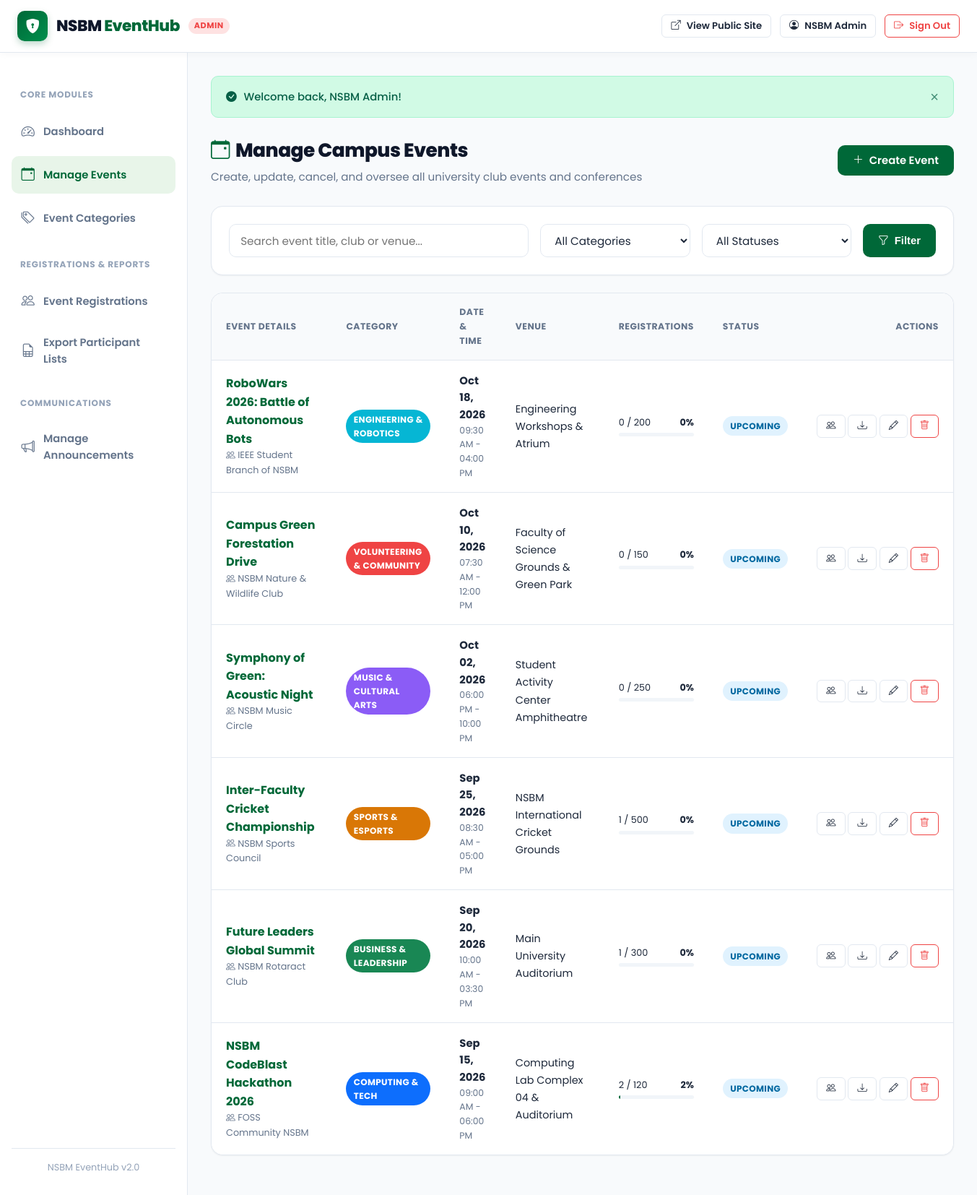
/admin/events.php (signed in), run on the app's committed database.
### tables this page shows
CREATE TABLE events (
    id INT AUTO_INCREMENT PRIMARY KEY,
    category_id INT NOT NULL,
    title VARCHAR(200) NOT NULL,
    club_name VARCHAR(150) NOT NULL,
    description TEXT NOT NULL,
    venue VARCHAR(200) NOT NULL,
    event_date DATE NOT NULL,
    start_time TIME NOT NULL,
    end_time TIME NOT NULL,
    capacity INT NOT NULL DEFAULT 100,
    banner_image VARCHAR(255) NULL,
    status ENUM('upcoming', 'ongoing', 'completed', 'cancelled') NOT NULL DEFAULT 'upcoming',
    created_by INT NOT NULL,
    created_at TIMESTAMP DEFAULT CURRENT_TIMESTAMP,
    CONSTRAINT fk_event_category FOREIGN KEY (category_id) REFERENCES categories(id) ON DELETE CASCADE,
    CONSTRAINT fk_event_creator FOREIGN KEY (created_by) REFERENCES users(id) ON DELETE CASCADE
);

CREATE TABLE categories (
    id INT AUTO_INCREMENT PRIMARY KEY,
    name VARCHAR(100) NOT NULL UNIQUE,
    description TEXT NULL,
    icon VARCHAR(50) NOT NULL DEFAULT 'bi-bookmark',
    color_code VARCHAR(20) NOT NULL DEFAULT '#006838',
    created_at TIMESTAMP DEFAULT CURRENT_TIMESTAMP
);

### config/database.php (called while the page is built, shortened)
<?php
function formatDate($dateString) {
    $timestamp = strtotime($dateString);
    return date('M d, Y', $timestamp);
}
function formatTime($timeString) {
    $timestamp = strtotime($timeString);
    return date('h:i A', $timestamp);
}
function getBaseUrl() {
    $scriptName = str_replace('\\', '/', $_SERVER['SCRIPT_NAME'] ?? '');
    $dir = str_replace('\\', '/', dirname($scriptName));
    if (strpos($dir, '/admin') !== false) {
        $dir = str_replace('\\', '/', dirname($dir));
    }
    $trimmed = trim($dir, '/');
    return $trimmed === '' ? '/' : '/' . $trimmed . '/';
}
function getStatusBadgeClass($status) {
    switch (strtolower($status)) {
        case 'upcoming':
            return 'badge-upcoming';
    }
}

### admin/events.php (the view, shortened to what this page needs)
<?php
require_once __DIR__ . '/header.php';
$pdo = getDbConnection();
$search = isset($_GET['search']) ? trim($_GET['search']) : '';
$query = "
    SELECT e.*, c.name as category_name, c.color_code as category_color,
           (SELECT COUNT(*) FROM registrations r WHERE r.event_id = e.id AND r.status != 'cancelled') as registered_count
    FROM events e
    JOIN categories c ON e.category_id = c.id
    WHERE 1=1
";
$params = [];
$query .= " ORDER BY e.event_date DESC, e.start_time ASC";
$stmt = $pdo->prepare($query);
$stmt->execute($params);
$events = $stmt->fetchAll();
?>
<div class="section-header">
    <div>
        <h1 class="section-title"><i class="bi bi-calendar-event"></i> Manage Campus Events</h1>
        <p class="section-subtitle">Create, update, cancel, and oversee all university club events and conferences</p>
    </div>
    <div style="display: flex; gap: 0.75rem;">
        <a href="<?php echo $baseUrl; ?>admin/event_add.php" class="btn btn-primary">
            <i class="bi bi-plus-lg"></i> Create Event
        </a>
    </div>
</div>
<div class="card" style="margin-bottom: 1.5rem;">
    <div class="card-body">
        <form action="<?php echo $baseUrl; ?>admin/events.php" method="GET" style="display: flex; gap: 1rem; flex-wrap: wrap;">
            <div style="flex: 2; min-width: 200px;">
                <input type="text" name="search" class="form-control" placeholder="Search event title, club or venue..." value="<?php echo htmlspecialchars($search); ?>">
            </div>
            <div style="flex: 1; min-width: 160px;">
                <select name="category" class="form-control">
                    <option value="">All Categories</option>
                </select>
            </div>
            <div style="flex: 1; min-width: 140px;">
                <select name="status" class="form-control">
                    <option value="">All Statuses</option>
                </select>
            </div>
            <button type="submit" class="btn btn-primary">
                <i class="bi bi-funnel"></i> Filter
            </button>
        </form>
    </div>
</div>
<div class="card">
    <div class="card-body" style="padding: 0;">
        <?php if (empty($events)): ?>
            <div style="text-align: center; padding: 3rem 1.5rem; color: var(--text-muted);">
                <i class="bi bi-calendar-x" style="font-size: 2.5rem; display: block; margin-bottom: 0.75rem;"></i>
                <h4>No Events Found</h4>
                <p>No events match the selected criteria.</p>
            </div>
        <?php else: ?>
            <div class="table-responsive" style="border: none; box-shadow: none;">
                <table class="table">
                    <thead>
                        <tr>
                            <th>Event Details</th>
                            <th>Category</th>
                            <th>Date & Time</th>
                            <th>Venue</th>
                            <th>Registrations</th>
                            <th>Status</th>
                            <th style="text-align: right;">Actions</th>
                        </tr>
                    </thead>
                    <tbody>
                        <?php foreach ($events as $evt):
                            $fillPct = min(100, round(($evt['registered_count'] / $evt['capacity']) * 100));
                        ?>
                            <tr>
                                <td>
                                    <div style="font-weight: 700; font-size: 1rem; color: var(--secondary);">
                                        <a href="<?php echo $baseUrl; ?>event_details.php?id=<?php echo $evt['id']; ?>" target="_blank">
                                            <?php echo htmlspecialchars($evt['title']); ?>
                                        </a>
                                    </div>
                                    <div style="font-size: 0.8rem; color: var(--text-muted);">
                                        <i class="bi bi-people"></i> <?php echo htmlspecialchars($evt['club_name']); ?>
                                    </div>
                                </td>
                                <td>
                                    <span class="badge" style="background: <?php echo htmlspecialchars($evt['category_color']); ?>; color: #fff;">
                                        <?php echo htmlspecialchars($evt['category_name']); ?>
                                    </span>
                                </td>
                                <td>
                                    <strong><?php echo formatDate($evt['event_date']); ?></strong>
                                    <div style="font-size: 0.775rem; color: var(--text-muted);">
                                        <?php echo formatTime($evt['start_time']); ?> - <?php echo formatTime($evt['end_time']); ?>
                                    </div>
                                </td>
                                <td>
                                    <span style="font-size: 0.9rem;"><?php echo htmlspecialchars($evt['venue']); ?></span>
                                </td>
                                <td style="min-width: 140px;">
                                    <div style="display: flex; justify-content: space-between; font-size: 0.8rem; margin-bottom: 0.25rem;">
                                        <span><?php echo $evt['registered_count']; ?> / <?php echo $evt['capacity']; ?></span>
                                        <strong><?php echo $fillPct; ?>%</strong>
                                    </div>
                                    <div class="progress-bar-bg" style="height: 5px;">
                                        <div class="progress-bar-fill <?php echo $fillPct >= 90 ? 'danger' : ($fillPct >= 70 ? 'warning' : ''); ?>" style="width: <?php echo $fillPct; ?>%;"></div>
                                    </div>
                                </td>
                                <td>
                                    <span class="badge <?php echo getStatusBadgeClass($evt['status']); ?>">
                                        <?php echo ucfirst($evt['status']); ?>
                                    </span>
                                </td>
                                <td style="text-align: right; white-space: nowrap;">
                                    <a href="<?php echo $baseUrl; ?>admin/registrations.php?event_id=<?php echo $evt['id']; ?>" class="btn btn-secondary btn-sm" title="View Registrations">
                                        <i class="bi bi-people"></i>
                                    </a>
                                    <a href="<?php echo $baseUrl; ?>admin/export_participants.php?event_id=<?php echo $evt['id']; ?>" class="btn btn-secondary btn-sm" title="Export CSV Participant List">
                                        <i class="bi bi-download"></i>
                                    </a>
                                    <a href="<?php echo $baseUrl; ?>admin/event_edit.php?id=<?php echo $evt['id']; ?>" class="btn btn-secondary btn-sm" title="Edit Event">
                                        <i class="bi bi-pencil"></i>
                                    </a>
                                    <a href="<?php echo $baseUrl; ?>admin/event_delete.php?id=<?php echo $evt['id']; ?>" class="btn btn-outline-danger btn-sm" title="Delete Event" onclick="return confirm('Are you sure you want to delete this event? This will also remove all attendee registrations.');">
                                        <i class="bi bi-trash"></i>
                                    </a>
                                </td>
                            </tr>
                        <?php endforeach; ?>
                    </tbody>
                </table>
            </div>
        <?php endif; ?>
    </div>
</div>
<?php require_once __DIR__ . '/footer.php'; ?>

### assets/css/style.css (style rules this page uses)
:root { --primary: #006838; --primary-dark: #004d2a; --primary-light: #008f4c; --primary-subtle: #e8f5e9; --secondary: #0f172a; --accent: #f59e0b; --accent-hover: #d97706; --accent-subtle: #fef3c7; --bg-main: #f8fafc; --bg-card: #ffffff; --text-main: #1e293b; --text-muted: #64748b; --text-light: #94a3b8; --border-color: #e2e8f0; --border-focus: #10b981; --danger: #ef4444; --danger-subtle: #fee2e2; --success: #10b981; --success-subtle: #d1fae5; --warning: #f59e0b; --warning-subtle: #fef3c7; --info: #0ea5e9; --info-subtle: #e0f2fe; --shadow-sm: 0 1px 2px 0 rgb(0 0 0 / 0.05); --shadow-md: 0 4px 6px -1px rgb(0 0 0 / 0.1), 0 2px 4px -2px rgb(0 0 0 / 0.1); --shadow-lg: 0 10px 15px -3px rgb(0 0 0 / 0.1), 0 4px 6px -4px rgb(0 0 0 / 0.1); --shadow-xl: 0 20px 25px -5px rgb(0 0 0 / 0.1), 0 8px 10px -6px rgb(0 0 0 / 0.1); --radius-sm: 6px; --radius-md: 10px; --radius-lg: 16px; --radius-full: 9999px; --transition: all 0.2s ease-in-out; }
* { margin: 0; padding: 0; box-sizing: border-box; }
body { font-family: 'Poppins', -apple-system, BlinkMacSystemFont, 'Segoe UI', Roboto, Helvetica, Arial, sans-serif; background-color: var(--bg-main); color: var(--text-main); line-height: 1.6; display: flex; flex-direction: column; min-height: 100vh; }
a { color: var(--primary); text-decoration: none; transition: var(--transition); }
.btn { display: inline-flex; align-items: center; justify-content: center; gap: 0.5rem; padding: 0.6rem 1.25rem; font-size: 0.925rem; font-weight: 600; border-radius: var(--radius-md); border: 1px solid transparent; cursor: pointer; transition: var(--transition); text-align: center; line-height: 1.4; }
.btn-sm { padding: 0.35rem 0.75rem; font-size: 0.825rem; border-radius: var(--radius-sm); }
.btn-primary { background-color: var(--primary); color: #ffffff; }
.btn-secondary { background-color: #ffffff; color: var(--text-main); border-color: var(--border-color); }
.btn-outline-danger { background-color: transparent; color: var(--danger); border-color: var(--danger); }
.section-header { display: flex; align-items: center; justify-content: space-between; margin-bottom: 1.75rem; flex-wrap: wrap; gap: 1rem; }
.section-title { font-size: 1.65rem; font-weight: 800; color: var(--secondary); letter-spacing: -0.5px; display: flex; align-items: center; gap: 0.5rem; }
.section-title i { color: var(--primary); }
.section-subtitle { font-size: 0.95rem; color: var(--text-muted); margin-top: 0.25rem; }
.progress-bar-bg { background-color: #f1f5f9; height: 6px; border-radius: var(--radius-full); overflow: hidden; }
.progress-bar-fill { height: 100%; background-color: var(--primary); border-radius: var(--radius-full); transition: width 0.3s ease; }
.badge { display: inline-flex; align-items: center; gap: 0.3rem; padding: 0.25rem 0.65rem; font-size: 0.75rem; font-weight: 700; border-radius: var(--radius-full); text-transform: uppercase; letter-spacing: 0.3px; }
.badge-upcoming { background-color: var(--info-subtle); color: #0369a1; }
.table-responsive { overflow-x: auto; background: #ffffff; border-radius: var(--radius-lg); border: 1px solid var(--border-color); box-shadow: var(--shadow-sm); }
.table { width: 100%; border-collapse: collapse; text-align: left; font-size: 0.925rem; }
.table th { background-color: #f8fafc; color: var(--text-muted); font-weight: 700; padding: 1rem 1.25rem; border-bottom: 1px solid var(--border-color); text-transform: uppercase; font-size: 0.775rem; letter-spacing: 0.5px; }
.table td { padding: 1rem 1.25rem; border-bottom: 1px solid var(--border-color); color: var(--text-main); vertical-align: middle; }
.table tr:last-child td { border-bottom: none; }
.card { background: #ffffff; border: 1px solid var(--border-color); border-radius: var(--radius-lg); box-shadow: var(--shadow-sm); overflow: hidden; margin-bottom: 1.5rem; }
.card-body { padding: 1.5rem; }
.form-control { width: 100%; padding: 0.65rem 0.95rem; font-size: 0.95rem; color: var(--text-main); background-color: #ffffff; border: 1px solid var(--border-color); border-radius: var(--radius-md); outline: none; transition: var(--transition); font-family: inherit; }

### data on the page
events: title "RoboWars 2026: Battle of Autonomous Bots", club_name "IEEE Student Branch of NSBM", category.name "ENGINEERING & ROBOTICS", event_date "Oct 18, 2026", start_time "09:30 AM", end_time "04:00 PM", venue "Engineering Workshops & Atrium", registered_count "0", capacity "200", fillPct "0", status "UPCOMING"
events: title "Campus Green Forestation Drive", club_name "NSBM Nature & Wildlife Club", category.name "VOLUNTEERING & COMMUNITY", event_date "Oct 10, 2026", start_time "07:30 AM", end_time "12:00 PM", venue "Faculty of Science Grounds & Green Park", registered_count "0", capacity "150", fillPct "0", status "UPCOMING"
events: title "Symphony of Green: Acoustic Night", club_name "NSBM Music Circle", category.name "MUSIC & CULTURAL ARTS", event_date "Oct 02, 2026", start_time "06:00 PM", end_time "10:00 PM", venue "Student Activity Center Amphitheatre", registered_count "0", capacity "250", fillPct "0", status "UPCOMING"
events: title "Inter-Faculty Cricket Championship", club_name "NSBM Sports Council", category.name "SPORTS & ESPORTS", event_date "Sep 25, 2026", start_time "08:30 AM", end_time "05:00 PM", venue "NSBM International Cricket Grounds", registered_count "1", capacity "500", fillPct "0", status "UPCOMING"
events: title "Future Leaders Global Summit", club_name "NSBM Rotaract Club", category.name "BUSINESS & LEADERSHIP", event_date "Sep 20, 2026", start_time "10:00 AM", end_time "03:30 PM", venue "Main University Auditorium", registered_count "1", capacity "300", fillPct "0", status "UPCOMING"
events: title "NSBM CodeBlast Hackathon 2026", club_name "FOSS Community NSBM", category.name "COMPUTING & TECH", event_date "Sep 15, 2026", start_time "09:00 AM", end_time "06:00 PM", venue "Computing Lab Complex 04 & Auditorium", registered_count "2", capacity "120", fillPct "2", status "UPCOMING"

### other printed values
$currentUser['name'] "NSBM Admin"
$flash['message'] "Welcome back, NSBM Admin!"
